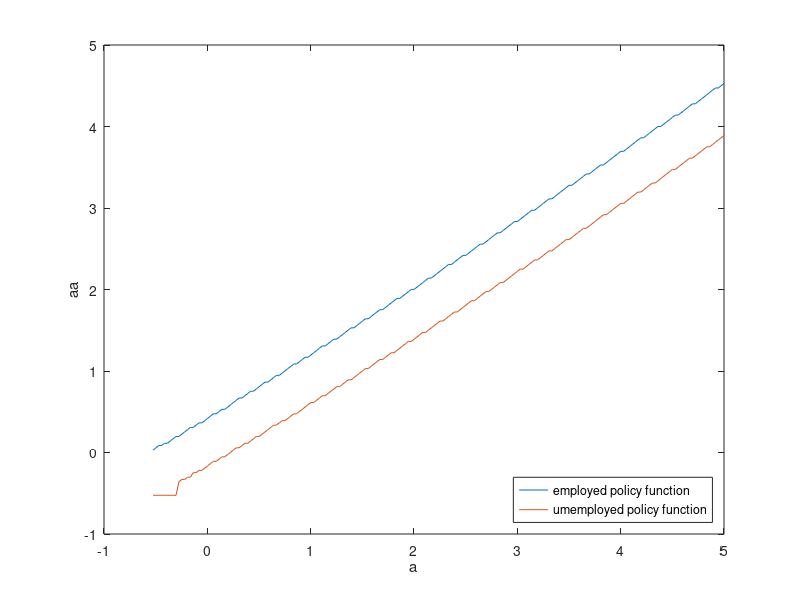

MATLAB code to generate this figure: (Note: this script raises an error after producing the figure.)
%************************************************    	
%Econ 899 HW4b 
%Shiyan Wei
% 10/31/2018
%************************************************

%***********************************************
% This Script is used to find the optimal separating EQL q
%**************************************************

clear all
clc

%% Paramterized and initiate
% # Paramterized 

alpha = 1.5;
beta = 0.8; 

% # Income
y=[1;
   0.05];

% # Markov procss matrix
Pi =[0.75, 0.25;
    0.25, 0.75];

% open economy real interest rate
r = 0.04;

% pooling contract borrowing constraint
a_ = -0.525;

% legal record keep technology paramter
rho = 0.9;

N = 200;

%------------ Asset holding space ----------------- 
% - Pooling EQL using the pooling EQL constraint
Alb = -0.525;
Aub =  5;
A = linspace(Alb,Aub,N)';

% the increment
inc = (Aub-Alb)/N;
% Find the location which is closed to 0
loc_0 = ceil((0-Alb)/inc)-1;

% generate the possible asset a grid, aa stead for a' grid
a = repmat(A,1,N);
aa = repmat(A,1,N);    


%% Separating EQL Policy Function

% Initial guess the separating price

%----------------- Initial guess for q-------------------
q0 = 1/(1+r);
    neg_a= [ones(loc_0,2);zeros(N-loc_0,2)];
    q = q0*neg_a + 1/(1+r)*(1-neg_a);



%------------Original Value Function---------------
% The value function when h = 0
% % - The frist vector is value function of employed, second is unemployed 
 v0_h0 = zeros(N,2);
 v0_h0d0 = zeros(N,2);
 v0_h0d1 = zeros(N,2);
% The value function when h = 1
 v0_h1 = zeros(N,2);
 
% %This is an initial guess at the price--will use a bisection method update
% nn = 0;
% diff = .3 ;
M = 500;
diff = zeros(M,1);
% 
% % % initial the lower bound and upper bound of q
% l = .8;
% u = 1;

%  for k = 1:M % abs(diff) > 10^(-8)
% tic
%      q = q; 
Tq = zeros(loc_0,2);

for k = 1:M    
%-------------- calcuate the utility for h = 0 d = 0 --------------
% generate the instant consumption for h = 0 d = 0 
% It means given a row of a, how much will he/she consume if his/her aa is
% chosen the responded number 
c_h0d0e = y(1) + a - (q(:,1).*aa)';
% generate the consumption for unemployed
c_h0d0ue = y(2) + a - (q(:,1).*aa)';


% find consumption if c <0 the make it NAA
c_h0d0e(find(c_h0d0e <=0)) = NaN;
c_h0d0ue(find(c_h0d0ue <=0)) = NaN;

% compute the utility based on consumption
u_h0d0e = (c_h0d0e.^(1-alpha)-1)/(1-alpha) ;
u_h0d0ue = (c_h0d0ue.^(1-alpha)-1)/(1-alpha) ;

u_h0d0e(find(isnan(u_h0d0e))) = -inf;
u_h0d0ue(find(isnan(u_h0d0ue))) = -inf;
%-------------- calcuate the utility for h = 0 d = 1 --------------
% generate the instant consumption for h = 0 d = 1 
% It means given a row of a, how much will he/she consume if his/her aa is
% chosen the responded number 
c_h0d1 = (y * ones(1,N))';

% compute the utility based on consumption
u_h0d1 = (c_h0d1.^(1-alpha)-1)/(1-alpha) ;


%-------------- calcuate the utility for h = 1  --------------
% generate the instant consumption for h = 1  
% It means given a row of a, how much will he/she consume if his/her aa is
% chosen the responded number 
% Since aa could not be negtive, then replace aa<0 to be 0
aa_noneg = aa;
aa_noneg(find(aa <=0)) = 0; %?????????????????????????????????????????????????????

c_h1e = y(1) + a - (1/(1+r)).*aa';
% generate the consumption for unemployed
c_h1ue = y(2) + a - (1/(1+r)).*aa';


% find consumption if c <0 the make it NAA
c_h1e(find(c_h1e <=0)) = NaN;
c_h1ue(find(c_h1ue <=0)) = NaN;
% compute the utility based on consumption
u_h1e = (c_h1e.^(1-alpha)-1)/(1-alpha) ;
u_h1ue = (c_h1ue.^(1-alpha)-1)/(1-alpha) ;

u_h1e(find(isnan(u_h1e))) = -inf;
u_h1ue(find(isnan(u_h1ue))) = -inf;


%%% prepare for the loop
% initiate generate value function for both state
 v1_h0 = zeros(N,2);
 v1_h0d0 = zeros(N,2);
 v1_h0d1 = zeros(N,2);
% The value function when h = 1
 v1_h1 = zeros(N,2);

 
% initiate decesion rules
dec_h0d0 = zeros(N,2);


% initial the distance of two value function
metric = 10;
iter = 0;
tol = 0.0001;
MaxIt = 2000;



%time0 = cputime;
while metric > tol %&& iter < MaxIt 

    %--------Value function for h=0 d=0----------------
    w_h0d0e=(u_h0d0e + beta  * (v0_h0(:,1)' *  Pi(1,1) + v0_h0(:,2)' *  Pi(1,2)));
    w_h0d0ue = (u_h0d0ue + beta  * (v0_h0(:,1)' *  Pi(2,1) +v0_h0(:,2)' *  Pi(2,2)));
    [v1_h0d0(:,1), dec_h0d0(:,1)] = max(w_h0d0e,[],2) ; 
    [v1_h0d0(:,2), dec_h0d0(:,2)] = max(w_h0d0ue,[],2) ;
    
    % calculate the supnorm of two value function
    metric_h0d0 = max(max(abs(v1_h0d0-v0_h0d0)./v1_h0d0));
    
    % update the value function;
    v0_h0d0 = v1_h0d0;
    %--------Value function for h=0 d=1----------------

    % Begin calculate Value function 
     w_h0d1e  = (u_h0d1(:,1) + beta  * (v0_h1(loc_0,1)' *  Pi(1,1) + v0_h1(loc_0,2)' *  Pi(1,2)));
     w_h0d1ue = (u_h0d1(:,2) + beta  * (v0_h1(loc_0,1)' *  Pi(2,1) + v0_h1(loc_0,2)' *  Pi(2,2)));
    v1_h0d1(:,1) = w_h0d1e ; 
    v1_h0d1(:,2) = w_h0d1ue ;
    
   % update the value function; 
     v0_h0d1 = v1_h0d1;   
     
      %--------Value function for h=0----------------  
    v1_h0 = max(v1_h0d0,v1_h0d1);
    % default decesion on h = 0
    default =  v1_h0d0 < v1_h0d1;
    default = double(default);
    % asset decesion on h = 0 
    dec_h0 = dec_h0d0.*(1-default);
    dec_h0(find(dec_h0 == 0)) = loc_0;
    
     metric_h0 = max(max(abs(v1_h0-v0_h0)./v1_h0));
     v0_h0 = v1_h0;
    
      %--------Value function for h=1---------------- 
    w_h1e  = (u_h1e +  beta  * ((rho*v0_h1(:,1)' +(1- rho)* v0_h0(:,1)') *  Pi(1,1) + (rho*v0_h1(:,2)' +(1- rho)* v0_h0(:,2)') *  Pi(1,2)));
    w_h1ue = (u_h1ue + beta  * ((rho*v0_h1(:,1)' +(1- rho)* v0_h0(:,1)') *  Pi(2,1) + (rho*v0_h1(:,2)' +(1- rho)* v0_h0(:,2)') *  Pi(2,2)));
    % only allow select a'>0
    [v1_h1(:,1), dec_h1(:,1)] = max(w_h1e(:,loc_0:N),[],2) ; %(loc_0,N)
    [v1_h1(:,2), dec_h1(:,2)] = max(w_h1ue(:,loc_0:N),[],2) ;
    
%     dec_h1(find(dec_h1<loc_0)) = loc_0;
%       dec_h1 = dec_h1+loc_0;
    % calculate the supnorm of two value function
    metric_h1 = max(max(abs(v1_h1-v0_h1)./v1_h1));
    
    % update the value function;
    v0_h1 = v1_h1;     
      
     metric = max([metric_h1,metric_h0, metric_h0d0]); 
    iter = iter +1;
    %fprintf('The iteration is: %d, the distance is: %.3f.\n',iter,metric);
%     
end



%% Law of Motion and Cross-Sectional Distribution

%--------------- Transition Funtion ----------------
%%% Transition for Non-Default
% Forming asset holding transition matrix only for h = 0

g_h0e = sparse(N,N);
g_h0ue = sparse(N,N);

for i = 1:N
%   if the state is e, given your asset choice in a is i, what is your 
%   asset holding choice at a' 
    g_h0e(i,dec_h0(i,1)) = 1;
%   if the state is ue, given your asset choice in a is i, what is your 
%   asset holding choice at a'

    g_h0ue(i,dec_h0(i,2)) =1;
end


% Forming asset holding transition maxtrix only for h = 1
g_h1e = sparse(N,N);
g_h1ue = sparse(N,N);

for i = 1:N
%   if the state is e, given your asset choice in a is i, what is your 
%   asset holding choice at a' 
    g_h1e(i,dec_h1(i,1)) = 1;
%   if the state is ue, given your asset choice in a is i, what is your 
%   asset holding choice at a'
    g_h1ue(i,dec_h1(i,2)) =1;

end

%---------Generate the cross-sectional asset distribution  
%   Trans is the transition matrix from state at t(row) to the state at t+1
%   (column). The eigenvector associate wit the unit eigenvalue of trans'
%   is the strationatry distribution.
 

trans_h0 = [g_h0e * Pi(1,1),  g_h0e * Pi(1,2) ;
             g_h0ue * Pi(2,1), g_h0ue * Pi(2,2)];
% after the trans, the row will be state t+1, column will be t
% Will be trans = [p(1,1)*g_e   p(2,1)*g_ue;
%                  p(1,2)*g_e   p(2,2)*g_ue];
trans_h0 = trans_h0'; 

trans_h1 = [g_h1e * Pi(1,1), g_h1e * Pi(1,2);
           g_h1ue * Pi(2,1),g_h1ue * Pi(2,2)];
% after the trans, the row will be state t+1, column will be t
% Will be trans = [p(1,1)*g_e   p(2,1)*g_ue;
%                  p(1,2)*g_e   p(2,2)*g_ue];
trans_h1 = trans_h1';   
 
% initiate the stationary probability
% the first N is given now is employment state, the second N is given now
% is unemployment.
mu_h0 = ones(2*N,1).*(1/(4*N));
mu_h1 = ones(2*N,1).*(1/(4*N));
d = default(:);

test =1 ;
Itrate = 0;

MaxIt = 2000;
while test> 10^(-8) && Itrate <= MaxIt
    % given my probability of 
    Tmu_h0 = trans_h0*mu_h0.*(1-d) + (1-rho)*trans_h1*mu_h1;
    Tmu_h1 = trans_h0*mu_h0.*d + rho*trans_h1*mu_h1;
    metrics_h0 = max(abs(Tmu_h0-mu_h0));
    metrics_h1 = max(abs(Tmu_h1-mu_h1));
    test = max(metrics_h0,metrics_h1);
    mu_h0 = Tmu_h0;
    mu_h1 = Tmu_h1;
%    disp(test);
    Itrate = Itrate +1;
end

%%%%%%%%%%%%%%%%%%%%%%%%%%%
%% Check the market clearing condition 
 % find the optimal seprating q
mu_d = trans_h0*mu_h0.*d;
mu_d = [mu_d(1:N),mu_h0(N+1:2*N)]; 

 delta=zeros(loc_0,2);
for ap=1:loc_0 % next period debt
    for e=1:2 % current period earnings
        for ep=1:2 % next period earnings
            delta(ap,e)=delta(ap,e)+ default(ap,ep)*Pi(e,ep);
        end
        Tq(ap,e)=(1-delta(ap,e))/(1+r);     
    end 
end

%generate the price difference
    Pricediff = q(1:loc_0,:) - Tq;
    
    % updating price
    newq = [q(1:loc_0,:)-0.05*Pricediff;zeros(N-loc_0,2)];
    q = newq + 1/(1+r)*(1-neg_a);

          nn = k;
           diff(k) = max(max(Pricediff));
        
      fprintf('The iteration is: %d, the distance is: %.9f.\n',nn,diff(k));
          
end

% plot the policy function for h0d0
figure(1)
plot(A,A(dec_h0d0(:,1)),A,A(dec_h0d0(:,2)));% the policy function for employment state
legend({'employed policy function','umemployed policy function'},'Location','southeast')
xlabel('a') 
ylabel('aa')
refline(1,0) 

% plot the policy function h1
figure(2)
plot(A,A(dec_h1(:,1)),A,A(dec_h1(:,2)));% the policy function for employment state
legend({'employed policy function','umemployed policy function'},'Location','southeast')
xlabel('a') 
ylabel('aa')
refline(1,0) 
            
figure(3)
plot(A,v0_h0(:,1),A,v0_h0(:,2),A,v0_h1(:,1),'--',A,v0_h1(:,2),'--');
legend({'employed value function No default History',...
    'umemployed value function No default History',...
    'employed value function with default History',...
    'umemployed value function with default History',}...
    ,'Location','southeast')
xlabel('a') 
ylabel('v')
xlim([-1 Aub ])

%% debt to income level.
% Debt level is the debt amount times the mu
mu = mu_h0+mu_h1;
mu_e = mu(1:N);
mu_ue = mu_h0(N+1:2*N);

asset_e = A.* mu_e;
asset_ue = A.* mu_ue;

debt = sum(asset_e(1:loc_0)) + sum(asset_ue(1:loc_0));
income = sum(mu_e * y(1) + mu_ue *y(2));
debt_income = abs(debt/income); 

%% The default decision
% plot the value function
default_rand = 0.01*normrnd(0,1,N,2) + default;
figure(4)
plot(A,default_rand(:,1),'o',A,default_rand(:,2),'o');
legend({'employed default decision',...
    'umemployed default decision'}...
    ,'Location','northeast')
xlabel('a') 
ylabel('default')
xlim([-1 Aub ])

%% Plot the bond price
q_rand = 0.005*normrnd(0,1,N,2) + q;
figure(5)
plot(A,q_rand(:,1),'o',A,q_rand(:,2),'o');
legend({'employed bond price',...
    'umemployed bond price'}...
    ,'Location','southeast')
xlabel('a') 
ylabel('bond price')
xlim([-1 Aub ])

%% Plot the interest rate
r_rand = 0.005*normrnd(0,1,N,2) + 1./q - 1 ;
figure(6)
plot(A,r_rand(:,1),'o',A,r_rand(:,2),'o');
legend({'employed interest rate',...
    'umemployed interest rate'}...
    ,'Location','southeast')
xlabel('a') 
ylabel('Interest Rate')
xlim([-1 Aub ])

mean(mean(1./q - 1))

%% Plot the measurement distribution
mu = mu_h0+mu_h1;
mu_e = mu(1:N);
mu_ue = mu_h0(N+1:2*N);
figure(5)
bar(A,mu_e);
hold on 
bar(A,mu_ue);
legend({'employed population',...
    'umemployed population'}...
    ,'Location','northeast')
xlabel('a') 
ylabel('population')
xlim([-1 2.5 ])
title('Separating Contract Equilibrium Distribution');

%% calculating the statistics
%- average income
avg_inc = (sum(mu_e) * y(1)  + sum(mu_ue) * y(2))/sum(mu_ue+mu_e);

avg_saving = sum(asset_e(loc_0:length(A))) + sum(asset_e(loc_0:length(A)));

avg_default = sum(d.*[A;A].*mu);

avg_bondp = q'*(mu_ue+mu_e) / sum(mu_ue+mu_e);

% generatet the borrowing amount L
borrow = [ones(loc_0,1);zeros(N-loc_0,1)];
d_borrow = [borrow;borrow];
mu_l = d_borrow.*trans_h0*mu_h0;
L = [A;A]'*mu_l;


mu = mu_h0+mu_h1;
mu_e = mu(1:N);
mu_ue = mu_h0(N+1:2*N);

mu_d = trans_h0*mu_h0.*d;
D = [A;A]'*mu_d;

Delta  = D/L;

%% wealth of each (s,a)
v1_h0_sep = v1_h0;
v1_h1_sep = v1_h1;
save('separating.mat','v1_h0_sep','v1_h1_sep')